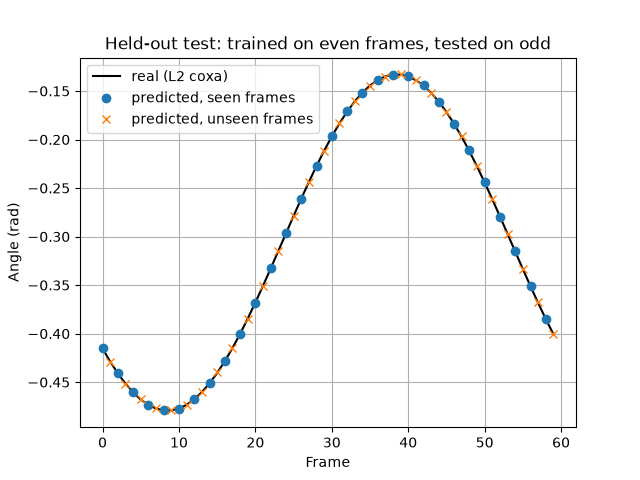

The Python source for this figure:
"""
nn/held_out_test.py - check the network has learned the gait, not memorised the frames.

Run from the main repo folder:  python -m nn.held_out_test

The gait repeats every 60 frames, so the 300 training examples are only 60 different
moments. Here a fresh network is trained on the even frames only (30 of the 60 moments),
then tested on the odd frames, which it never saw. If the error on the unseen frames is
about the same as on the training frames, the network has learned the smooth shape of each
joint's movement rather than a lookup table of the frames it was shown.
"""

import numpy as np
import matplotlib.pyplot as plt

from nn.train import train
from nn.data import make_dataset, unscale
from gait import decode
from fitness import score_angles

if __name__ == "__main__":
    angles = decode(np.load("final_best_chromosome.npy"))
    inputs, targets = make_dataset(angles)

    seen = np.arange(0, 300, 2)      # even frames: used for training
    unseen = np.arange(1, 300, 2)    # odd frames: never shown to the network

    net, _ = train(inputs[seen], targets[seen], verbose=False)

    seen_error = np.mean((net.forward(inputs[seen]) - targets[seen]) ** 2)
    unseen_error = np.mean((net.forward(inputs[unseen]) - targets[unseen]) ** 2)
    predicted = unscale(net.forward(inputs))
    angle_error = np.abs(predicted[unseen] - angles[unseen])

    print(f"Error on training frames (seen):   {seen_error:.7f}")
    print(f"Error on held-out frames (unseen): {unseen_error:.7f}")
    print(f"Unseen frames, angle error: mean {angle_error.mean():.4f} rad, worst {angle_error.max():.4f} rad")
    print(f"Gait fitness of the full 300 frames: {score_angles(predicted):.3f}")

    # One joint over one step: training frames as dots, unseen frames as crosses
    frames = np.arange(60)
    plt.figure()
    plt.plot(frames, angles[:60, 3], "k-", label="real (L2 coxa)")
    plt.plot(frames[::2], predicted[:60:2, 3], "o", label="predicted, seen frames")
    plt.plot(frames[1::2], predicted[1:60:2, 3], "x", label="predicted, unseen frames")
    plt.xlabel("Frame")
    plt.ylabel("Angle (rad)")
    plt.title("Held-out test: trained on even frames, tested on odd")
    plt.legend()
    plt.grid(True)
    plt.savefig("nn/held_out_test.png", dpi=100)
    plt.show()
